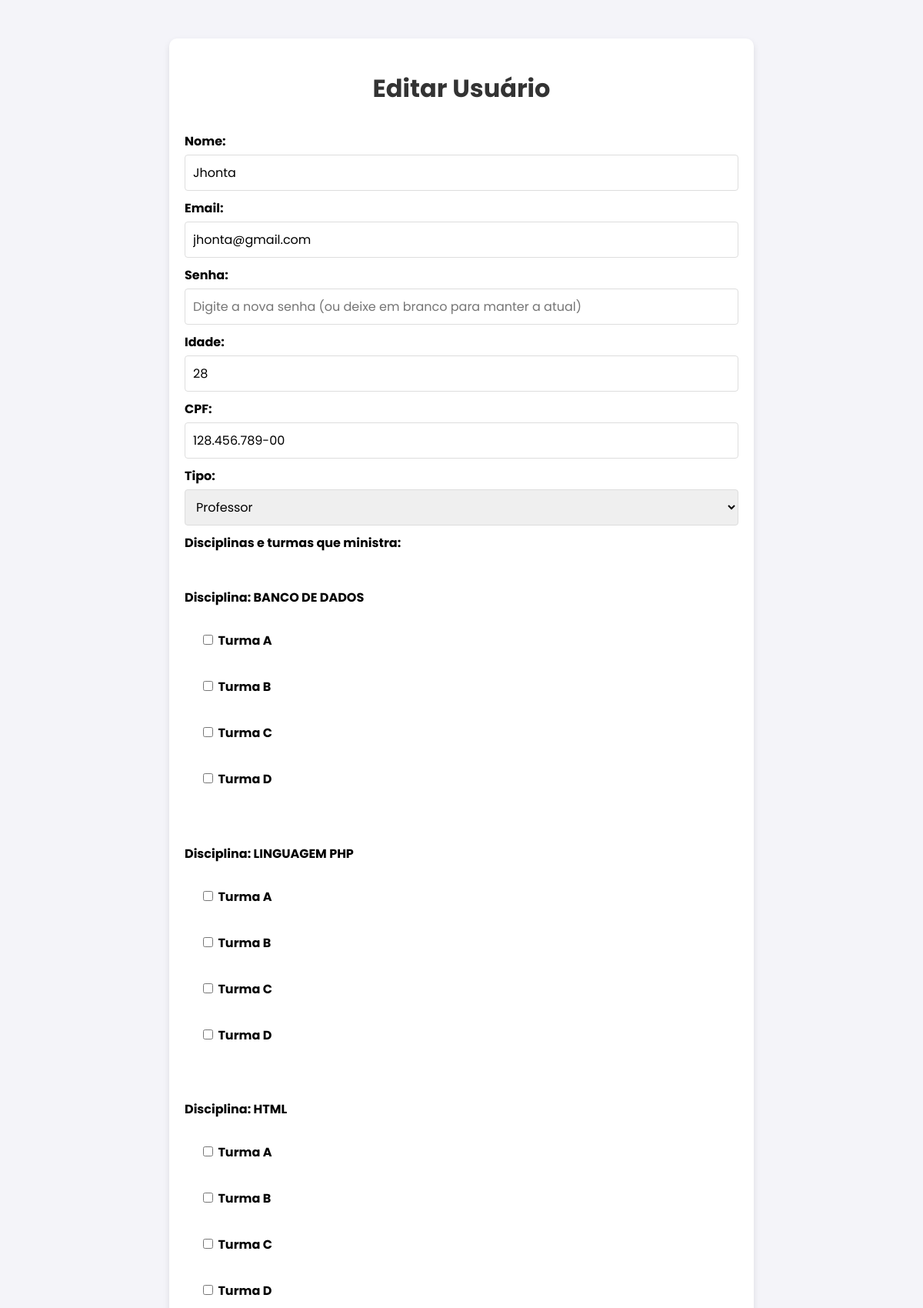
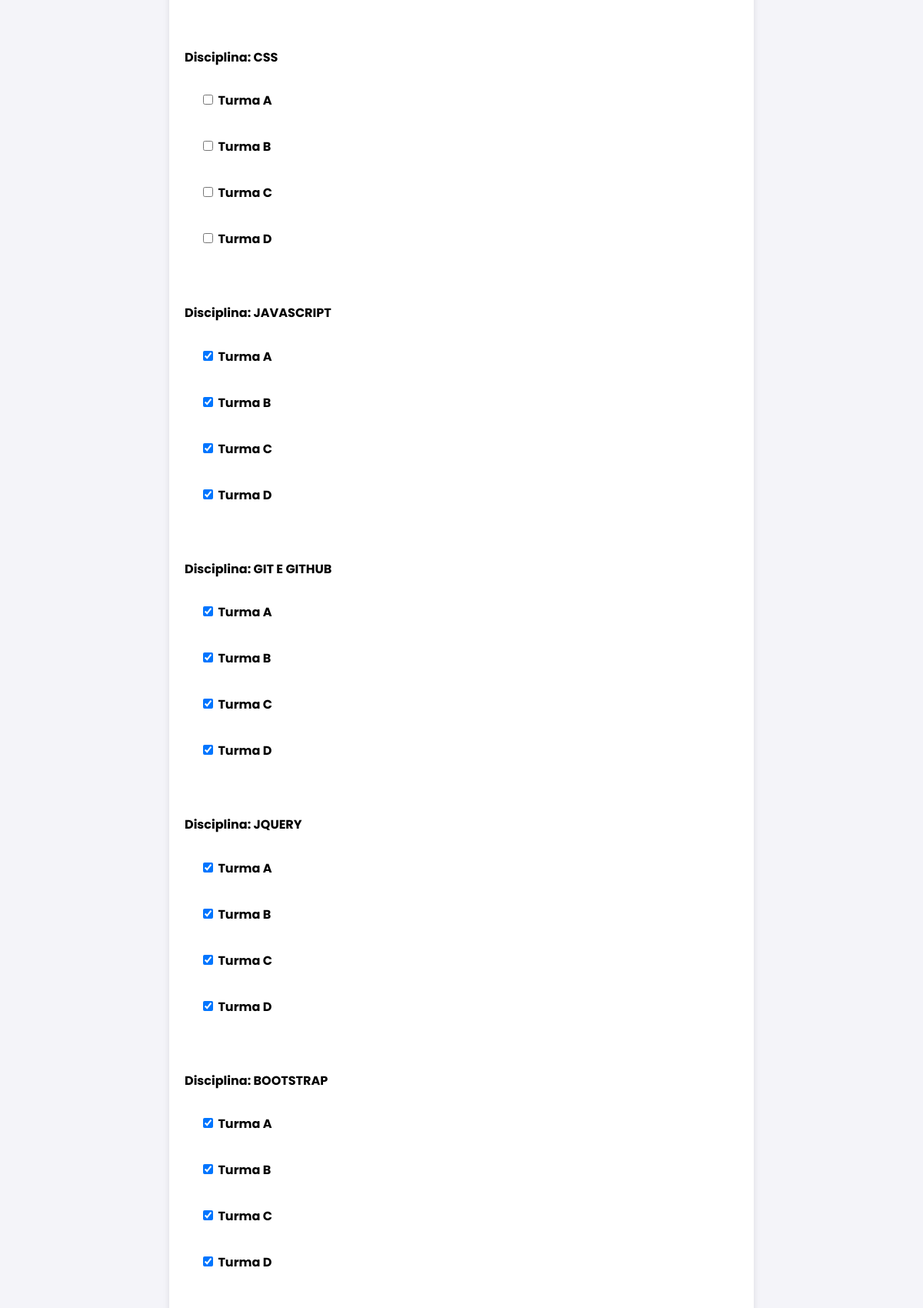
/editar_usuario.php?id=8 (signed in, upper part), run on the app's committed database (2 pictures, top to bottom).
### tables this page shows
CREATE TABLE professores (
  id INT NOT NULL AUTO_INCREMENT,
  fk_user INT NOT NULL,
  PRIMARY KEY (id),
  UNIQUE KEY (fk_user),
  FOREIGN KEY (fk_user) REFERENCES usuarios (id) ON DELETE CASCADE
);

CREATE TABLE usuarios (
  id INT NOT NULL AUTO_INCREMENT,
  nome VARCHAR(40) NOT NULL,
  email VARCHAR(50) UNIQUE NOT NULL,
  idade INT NOT NULL,
  cpf VARCHAR(14) UNIQUE NOT NULL,
  senha VARCHAR(255) NOT NULL,
  tipo ENUM('Professor','Aluno', "Administrador") NOT NULL,
  PRIMARY KEY (id)
);

CREATE TABLE disciplinas (
  id INT NOT NULL AUTO_INCREMENT,
  nome VARCHAR(30) NOT NULL,
  descricao TEXT,
  imagem VARCHAR(255),
  PRIMARY KEY (id)
  );

CREATE TABLE turmas (
  id INT NOT NULL AUTO_INCREMENT,
  nome VARCHAR(50) NOT NULL,
  PRIMARY KEY (id)
);

### editar_usuario.php (the view, shortened to what this page needs)
<?php
include("conexao.php");
if (isset($_GET['id'])) {
    $usuario_id = $_GET['id'];
    $sql = "SELECT u.id, u.nome, u.email, u.senha, u.idade, u.cpf, u.tipo, a.matricula, p.id AS prof_id, ad.id AS admin_id
            FROM usuarios u
            LEFT JOIN alunos a ON u.id = a.fk_user
            LEFT JOIN professores p ON u.id = p.fk_user
            LEFT JOIN administradores ad ON u.id = ad.fk_user
            WHERE u.id = $usuario_id";
    $resultado = mysqli_query($connection, $sql);
    $usuario = mysqli_fetch_assoc($resultado);
}
?>
<!DOCTYPE html>
<html lang="pt-br">
<head>
    <link rel="stylesheet" href="Style/editUser.css">
</head>
<body>
    <div class="container">
        <h1>Editar Usuário</h1>
        <form method="POST">
            <label for="nome">Nome:</label>
            <input type="text" id="nome" name="nome" value="<?php echo htmlspecialchars($usuario['nome']); ?>" required>
            <label for="email">Email:</label>
            <input type="email" id="email" name="email" value="<?php echo htmlspecialchars($usuario['email']); ?>" required>
            <label for="senha">Senha:</label>
            <input type="password" id="senha" name="senha" placeholder="Digite a nova senha (ou deixe em branco para manter a atual)">
            <label for="idade">Idade:</label>
            <input type="number" id="idade" name="idade" value="<?php echo htmlspecialchars($usuario['idade']); ?>" required>
            <label for="cpf">CPF:</label>
            <input type="text" id="cpf" name="cpf" value="<?php echo htmlspecialchars($usuario['cpf']); ?>" required>
            <label for="tipo">Tipo:</label>
            <select id="tipo" name="tipo" required>
                <option value="Professor" <?php echo $usuario['tipo'] == 'Professor' ? 'selected' : ''; ?>>Professor</option>
            </select>
            <?php if ($usuario['tipo'] == 'Professor'): ?>
    <label>Disciplinas e turmas que ministra:</label><br>
    <?php
    $disciplinas = mysqli_query($connection, "SELECT * FROM disciplinas");
    $disciplinas_array = mysqli_fetch_all($disciplinas, MYSQLI_ASSOC);
    $turmas = mysqli_query($connection, "SELECT * FROM turmas");
    $turmas_array = mysqli_fetch_all($turmas, MYSQLI_ASSOC);
    $atuais = [];
    if (!empty($usuario['prof_id'])) {
        $prof_id = $usuario['prof_id'];
        $res = mysqli_query($connection, "SELECT fk_disc, fk_turma FROM prof_disc_turma WHERE fk_prof = $prof_id");
        while ($row = mysqli_fetch_assoc($res)) {
            $atuais[] = "{$row['fk_disc']}-{$row['fk_turma']}";
        }
    }
    foreach ($disciplinas_array as $disc) {
        echo "<h4>Disciplina: {$disc['nome']}</h4>";
        foreach ($turmas_array as $turma) {
            $valor = "{$disc['id']}-{$turma['id']}";
            $checked = in_array($valor, $atuais) ? 'checked' : '';
            echo "<label style='margin-left:20px;'>
                    <input type='checkbox' name='disciplinas_turmas[]' value='$valor' $checked> {$turma['nome']}
                  </label><br>";
        }
        echo "<br>";
    }
    ?>
<?php endif; ?>
        </form>
    </div>
</body>
</html>

### Style/editUser.css (style rules this page uses)
* { font-family: "poppins", sans-serif; }
body { font-family: Arial, sans-serif; background-color: #f4f4f9; margin: 0; padding: 0; }
.container { background-color: white; padding: 20px; border-radius: 10px; box-shadow: 0 4px 8px rgba(0, 0, 0, 0.1); width: 60%; margin: 50px auto; }
h1 { text-align: center; color: #333; }
form { display: flex; flex-direction: column; }
label { margin-top: 10px; font-weight: bold; }
input, select { padding: 10px; margin-top: 5px; font-size: 16px; border-radius: 4px; border: 1px solid #ddd; }

### data on the page
professores: nome "Jhonta", email "jhonta@gmail.com", idade "28", cpf "128.456.789-00"
usuarios: tipo "Professor"
disciplinas: nome "BANCO DE DADOS"
turmas: nome "Turma A"
turmas: nome "Turma B"
turmas: nome "Turma C"
turmas: nome "Turma D"
disciplinas: nome "LINGUAGEM PHP"
disciplinas: nome "HTML"
disciplinas: nome "CSS"
disciplinas: nome "JAVASCRIPT"
disciplinas: nome "GIT E GITHUB"
disciplinas: nome "JQUERY"
disciplinas: nome "BOOTSTRAP"
